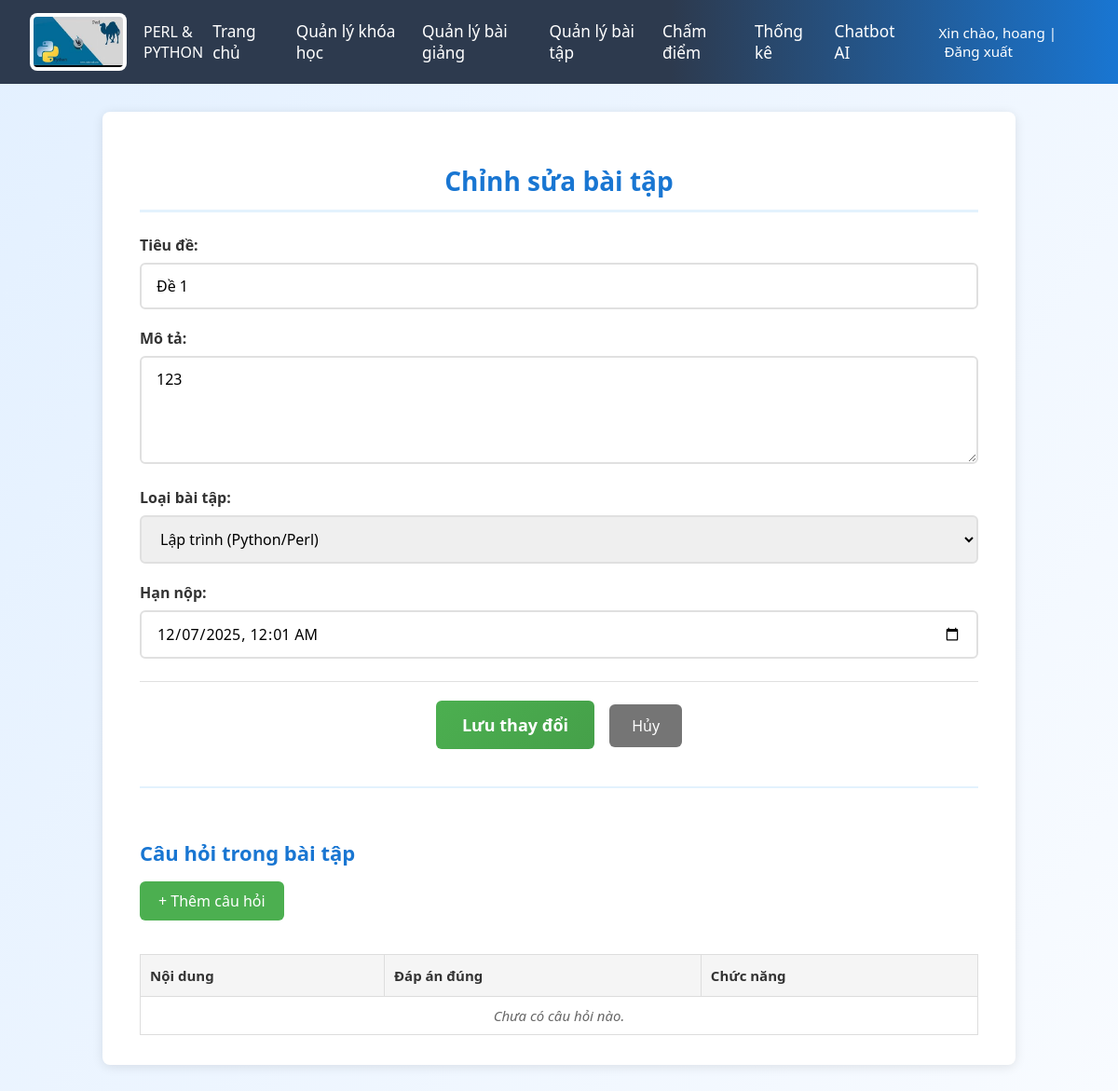
The page /assignments/6/edit/ (signed in) on the database its author committed.
### teacherapp/models.py (models this page shows, shortened)
class BaiTap(models.Model):
    LOAI_BAITAP_CHOICES = [
        ('code', 'Lập trình (Python/Perl)'),
        ('quiz', 'Trắc nghiệm'),
    ]
    tieu_de = models.CharField("Tiêu đề", max_length=255)
    mo_ta = models.TextField("Mô tả")
    loai_baitap = models.CharField("Loại bài tập", max_length=10, choices=LOAI_BAITAP_CHOICES)
    han_nop = models.DateTimeField("Hạn nộp")
    nguoi_tao = models.ForeignKey(User, on_delete=models.CASCADE, verbose_name="Người tạo")
    ngay_tao = models.DateTimeField("Ngày tạo", auto_now_add=True)

### teacherapp/views.py (the view)
# urls.py: path('assignments/<int:assignment_id>/edit/', views.edit_assignment, name='edit_assignment'),
@login_required
def edit_assignment(request, assignment_id):
    assignment = get_object_or_404(BaiTap, id=assignment_id, nguoi_tao=request.user)
    if request.method == 'POST':
        form = BaiTapForm(request.POST, instance=assignment)
        if form.is_valid():
            form.save()
            messages.success(request, 'Đã cập nhật bài tập thành công!')
            return redirect('assignment_list')
    else:
        form = BaiTapForm(instance=assignment)
    return render(request, 'teacher_page/edit_assignment.html', {'form': form, 'assignment': assignment})

### teacherapp/forms.py
class BaiTapForm(forms.ModelForm):
    class Meta:
        model = BaiTap
        fields = ['tieu_de', 'mo_ta', 'loai_baitap', 'han_nop']
        widgets = {
            'tieu_de': forms.TextInput(attrs={
                'class': 'form-control',
                'placeholder': 'Nhập tiêu đề bài tập...'
            }),
            'mo_ta': forms.Textarea(attrs={
                'class': 'form-control',
                'rows': 4,
                'placeholder': 'Mô tả chi tiết về bài tập...'
            }),
            'loai_baitap': forms.Select(attrs={
                'class': 'form-control'
            }),
            'han_nop': forms.DateTimeInput(attrs={
                'class': 'form-control',
                'type': 'datetime-local'
            })
        }

### templates/teacher_page/edit_assignment.html (shortened to what this page needs)
{% extends 'teacher_page/gv_base.html' %}
{% load static %}
{% block extra_css %}
<link rel="stylesheet" href="{% static 'css/edit_assignment.css' %}">
{% endblock %}
{% block content %}
<div class="edit-assignment-container">
    <h2 class="edit-assignment-title">Chỉnh sửa bài tập</h2>
    <form method="post" class="edit-assignment-form">
        {{ form.as_p }}
        <div class="form-actions">
            <button type="submit" class="save-btn">Lưu thay đổi</button>
            <a href="{% url 'assignment_list' %}" class="cancel-btn">Hủy</a>
        </div>
    </form>
    <div class="questions-section">
        <h3 class="questions-title">Câu hỏi trong bài tập</h3>
        <a href="{% url 'add_questions' assignment.id %}" class="add-question-btn">+ Thêm câu hỏi</a>
        <table class="questions-table">
            <thead>
                <tr>
                    <th>Nội dung</th>
                    <th>Đáp án đúng</th>
                    <th>Chức năng</th>
                </tr>
            </thead>
            <tbody>
                {% for question in assignment.cau_hoi.all %}
                <tr>
                    <td class="question-content">{{ question.noi_dung }}</td>
                    <td>{{ question.dap_an_dung }}</td>
                    <td>
                        <div class="question-actions">
                            <a href="{% url 'edit_question' question.id %}" class="edit-question-btn">Sửa</a>
                            <a href="{% url 'delete_question' question.id %}" class="delete-question-btn">Xóa</a>
                        </div>
                    </td>
                </tr>
                {% empty %}
                <tr><td colspan="3" class="no-questions">Chưa có câu hỏi nào.</td></tr>
                {% endfor %}
            </tbody>
        </table>
    </div>
</div>
{% endblock %}

### templates/teacher_page/gv_base.html (shortened to what this page needs)
{% load static %}
<!DOCTYPE html>
<html lang="vi">
<head>
    {% block extra_css %}{% endblock %}
    <link rel="stylesheet" href="{% static 'css/gv_header.css' %}">
</head>
<body>
    <header class="header">
        <div class="logo">
            <img src="{% static 'image/headerIcon.jpg' %}" alt="DTU Logo">
            <span class="gv-title">PERL & PYTHON</span>
        </div>
        <nav class="nav">
            <a href="{% url 'teacher_home' %}">Trang chủ</a>
           <a href="{% url 'course_management' %}">Quản lý khóa học</a>
            <a href="{% url 'lecture_list' %}">Quản lý bài giảng</a>
            <a href="{% url 'assignment_list' %}">Quản lý bài tập</a>
            <a href="{% url 'cham_diem' %}">Chấm điểm</a>
            <a href="#">Thống kê</a>
            <a href="{% url 'AIapp:ai_page' %}">Chatbot AI</a>
            <span class="lang">
                Xin chào, {{ user.first_name }} |
                <a href="{% url 'signout' %}">Đăng xuất</a>
            </span>
        </nav>
    </header>
    <main class="content">
        {% block content %}{% endblock %}
    </main>
</body>
</html>

### static/css/edit_assignment.css (style rules this page uses)
.edit-assignment-container { max-width: 900px; margin: 30px auto; background: #fff; padding: 32px 40px; border-radius: 8px; box-shadow: 0 2px 12px rgba(0,0,0,0.1); }
.edit-assignment-title { color: #1976d2; font-weight: 700; margin-bottom: 24px; font-size: 28px; text-align: center; border-bottom: 3px solid #e3f2fd; padding-bottom: 12px; }
.edit-assignment-form { margin-top: 24px; }
.edit-assignment-form p { margin-bottom: 20px; }
.edit-assignment-form label { display: block; font-weight: 600; margin-bottom: 8px; color: #333; font-size: 16px; }
.edit-assignment-form input, .edit-assignment-form textarea, .edit-assignment-form select { width: 100%; padding: 12px 16px; border: 2px solid #e0e0e0; border-radius: 6px; font-size: 16px; font-family: 'Segoe UI', Arial, sans-serif; transition: border-color 0.2s ease, box-shadow 0.2s ease; box-sizing: border-box; }
.edit-assignment-form textarea { min-height: 100px; resize: vertical; }
.form-actions { text-align: center; margin-top: 24px; padding-top: 20px; border-top: 1px solid #e0e0e0; }
.save-btn { background: linear-gradient(135deg, #4caf50, #45a049); color: #fff; padding: 14px 28px; border: none; border-radius: 6px; font-size: 18px; font-weight: 600; cursor: pointer; transition: all 0.2s ease; margin-right: 12px; }
.cancel-btn { background: #757575; color: #fff; padding: 12px 24px; text-decoration: none; border-radius: 6px; font-size: 16px; font-weight: 500; transition: background-color 0.2s ease; }
.questions-section { margin-top: 40px; padding-top: 32px; border-top: 2px solid #e3f2fd; }
.questions-title { color: #1976d2; font-weight: 600; margin-bottom: 16px; font-size: 22px; }
.add-question-btn { background: #4caf50; color: #fff; padding: 10px 20px; text-decoration: none; border-radius: 6px; font-size: 16px; font-weight: 500; margin-bottom: 20px; display: inline-block; transition: background-color 0.2s ease; }
.questions-table { width: 100%; border-collapse: collapse; margin-top: 16px; font-size: 15px; }
.questions-table th { background: #f5f5f5; color: #333; padding: 12px 10px; border: 1px solid #ddd; font-weight: 600; text-align: left; }
.questions-table td { padding: 10px 10px; border: 1px solid #ddd; vertical-align: top; }
.questions-table tbody tr:nth-child(odd) { background: #fff; }
.no-questions { text-align: center; padding: 20px; color: #666; font-style: italic; }

### static/css/gv_header.css (style rules this page uses)
body { background: linear-gradient(120deg, #e3f0ff 0%, #f8fbff 100%); font-family: 'Segoe UI', Arial, sans-serif; margin: 0; padding: 0; min-height: 100vh; }
.header { background: linear-gradient(90deg, #2d3a4e 60%, #1976d2 100%); color: #fff; min-height: 90px; display: flex; align-items: center; justify-content: space-between; padding: 0 32px; }
.logo { display: flex; align-items: center; gap: 18px; }
.logo img { height: 54px; background: #fff; border-radius: 8px; padding: 4px; }
.nav { display: flex; gap: 28px; align-items: center; font-size: 1.08rem; }
.nav a { color: #fff; text-decoration: none; font-weight: 500; transition: color 0.2s; }
.lang { margin-left: 18px; font-size: 0.95rem; }
.lang a { color: #fff; margin-left: 6px; text-decoration: none; }

### templates/teacher_page/gv_base.html (style rules this page uses)
* { font-family: 'Segoe UI', Tahoma, Geneva, Verdana, sans-serif; -webkit-font-feature-settings: "liga", "kern"; font-feature-settings: "liga", "kern"; }
body { text-rendering: optimizeLegibility; -webkit-font-smoothing: antialiased; -moz-osx-font-smoothing: grayscale; }

### rows shown on the page
BaiTap: tieu_de "Đề 1", mo_ta "123", loai_baitap "Lập trình (Python/Perl)", han_nop "12/07/2025 00:01"

### other values the page prints
{{ user.first_name }} "hoang"
